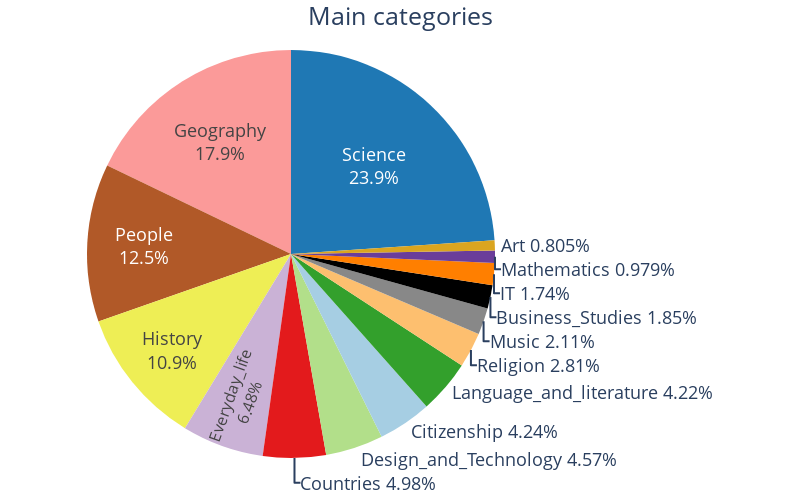

Source (notebook cell):
### Code cell
flourish={"Art": "#4328e7",
          "Business_Studies": "#9654e5",
          "Citizenship": "#ff6283",
          "Countries": "#ff8800",
          "Religion": "#5b9b0f",
          "Design_and_Technology": "#ffc502",
          "Everyday_life": "#007d8e",
          "People": "#0095ff",
          "Language_and_literature": "#29dae4",
          "IT": "#88e99a",
          "History": "#019c00",
          "Mathematics": "#c11f1f",
          "Music": "#730000",
          "Geography": "#1aa7ee",
          "Science": "#e74fab"}

flourish={"Art": "#4328e7",
          "Business_Studies": "#9654e5",
          "Countries": "#ff6283",
          "Design_and_Technology": "#ff8800",
          "Religion": "#5b9b0f",
          "Everyday_life": "#ffc502",
          "Geography": "#007d8e",
          "People": "#0095ff",
          "Language_and_literature": "#29dae4",
          "IT": "#88e99a",
          "History": "#019c00",
          "Mathematics": "#c11f1f",
          "Music": "#730000",
          "Citizenship": "#1aa7ee",
          "Science": "#e74fab"}

fancy_palette = {"Art": "#daa520",
                 "Business_Studies": "#000000",
                 "Countries": "#e31a1c",
                 "Design_and_Technology": "#b2df8a",
                 "Religion": "#fdbf6f",
                 "Everyday_life": "#cab2d6",
                 "Geography": "#fb9a99",
                 "People": "#b15928",
                 "Language_and_literature": "#33a02c",
                 "IT": "#ff7f00",
                 "History": "#eeee55",
                 "Mathematics": "#6a3d9a",
                 "Music": "#888888",
                 "Citizenship": "#a6cee3",
                 "Science": "#1f78b4"}

counts = categories.main_category.value_counts()
categories['count'] = categories.main_category.apply(lambda x: counts.loc[x])
print([(c, 'inside') if counts.loc[c]/sum(counts)>0.05 else (c, 'outside') for c in categories.main_category.unique()])

fig = go.Figure(layout=go.Layout(width=800, height=500))

fig.add_trace(go.Pie(
                    labels=counts.index,
                    values=counts.values,
                    marker_colors=counts.index.map(fancy_palette).fillna("white"),
                    showlegend=False,
                    texttemplate=['%{label}<br>%{percent}' if counts.loc[c]/sum(counts)>0.05 else '%{label} %{percent}' for c in counts.index]
                    )
)            
        
fig.update_traces(textposition=['inside' if counts.loc[c]/sum(counts)>0.05 else 'outside' for c in counts.index], textinfo='percent+label')
fig.update_layout(font_size = 18,
                  title = dict({'text': f"Main categories", 'x': 0.5, 'xanchor': 'center'}),
                  margin=dict(l=20, r=20, t=50, b=20))
plotly_save_to_html(fig, 'pie_cat')

### Figure 1 — Plotly figure (JSON) as saved in the notebook; plotly's stock layout.template omitted (floating-point values rounded to 4 significant figures)
{"data": [{"labels": ["Science", "Geography", "People", "History", "Everyday_life", "Countries", "Design_and_Technology", "Citizenship", "Language_and_literature", "Religion", "Music", "Business_Studies", "IT", "Mathematics", "Art"], "marker": {"colors": ["#1f78b4", "#fb9a99", "#b15928", "#eeee55", "#cab2d6", "#e31a1c", "#b2df8a", "#a6cee3", "#33a02c", "#fdbf6f", "#888888", "#000000", "#ff7f00", "#6a3d9a", "#daa520"]}, "showlegend": false, "textinfo": "percent+label", "textposition": ["inside", "inside", "inside", "inside", "inside", "outside", "outside", "outside", "outside", "outside", "outside", "outside", "outside", "outside", "outside"], "texttemplate": ["%{label}<br>%{percent}", "%{label}<br>%{percent}", "%{label}<br>%{percent}", "%{label}<br>%{percent}", "%{label}<br>%{percent}", "%{label} %{percent}", "%{label} %{percent}", "%{label} %{percent}", "%{label} %{percent}", "%{label} %{percent}", "%{label} %{percent}", "%{label} %{percent}", "%{label} %{percent}", "%{label} %{percent}", "%{label} %{percent}"], "type": "pie", "values": [1100, 821, 575, 503, 298, 229, 210, 195, 194, 129, 97, 85, 80, 45, 37]}], "layout": {"font": {"size": 18}, "height": 500, "margin": {"b": 20, "l": 20, "r": 20, "t": 50}, "title": {"text": "Main categories", "x": 0.5, "xanchor": "center"}, "width": 800}}
